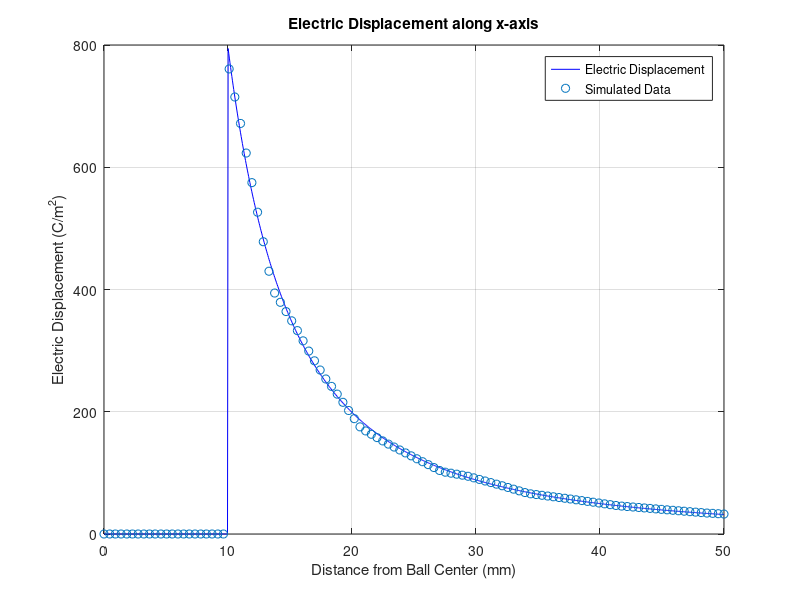

The MATLAB source for this figure:
% 清除命令窗口、工作空间和所有图形窗口
clc
clear
close all

% 定义常数和变量
e_0 = 8.854e-12;       % 真空中的电介质常数
e_r = 4;               % 同心介质球壳的相对介电常数
R = 10 / 1000;         % 理想导体小球的半径（单位：米）
Q = 1;                 % 理想导体小球上的总电荷（单位：库仑）

% 计算相对介电常数下的电介质常数
e = e_0 * e_r;

% 计算x轴上的电位移矢量
x = linspace(0, 50e-3, 1000);  % 生成等差数列从0到50mm

% 对于 r < R 的情况，电位移矢量为0
D_x = zeros(size(x));

% 对于 R <= r < b 的情况
mask = (x >= R);
D_x(mask) = Q / (4 * pi) * 1 ./ (x(mask).^2);


% 从'test3_2.txt'文件导入数据
a = importdata('test3_2.txt');  % 导入数据
data = a.data;  % 获取导入的数据

% 绘制电位移矢量的图
figure(1)
plot(x * 1000, D_x, 'b', 'DisplayName', 'Electric Displacement');  % 绘制电位移矢量
hold on
scatter(data(:, 1), data(:, 2), 'ro', 'DisplayName', 'Simulated Data');  % 使用圆圈（o）绘制仿真值
grid on

% 设置图的标题和标签
title('Electric Displacement along x-axis');
xlabel('Distance from Ball Center (mm)');
ylabel('Electric Displacement (C/m^2)');
legend('show');
